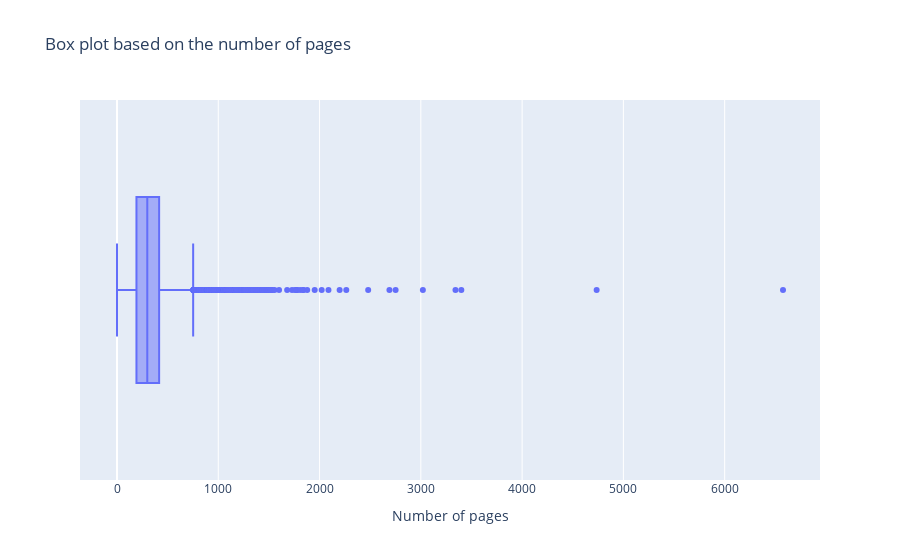

This figure's notebook cell:
### Code cell
px.box(x=df['num_pages'], title='Box plot based on the number of pages', labels={'x':'Number of pages'})
# Only select rows with N° of pages <= 1000

### Figure 1 — Plotly figure (JSON) as saved in the notebook; plotly's stock layout.template omitted (floating-point values rounded to 4 significant figures; data arrays with more than 128 entries replaced by an {"elided": "..."} marker saying what was removed)
{"data": [{"alignmentgroup": "True", "hovertemplate": "Number of pages=%{x}<extra></extra>", "legendgroup": "", "marker": {"color": "#636efa"}, "name": "", "notched": false, "offsetgroup": "", "orientation": "h", "showlegend": false, "type": "box", "x": {"elided": "11123 int values"}, "x0": " ", "xaxis": "x", "y0": " ", "yaxis": "y"}], "layout": {"boxmode": "group", "legend": {"tracegroupgap": 0}, "title": {"text": "Box plot based on the number of pages"}, "xaxis": {"anchor": "y", "domain": [0, 1], "title": {"text": "Number of pages"}}, "yaxis": {"anchor": "x", "domain": [0, 1]}}}
